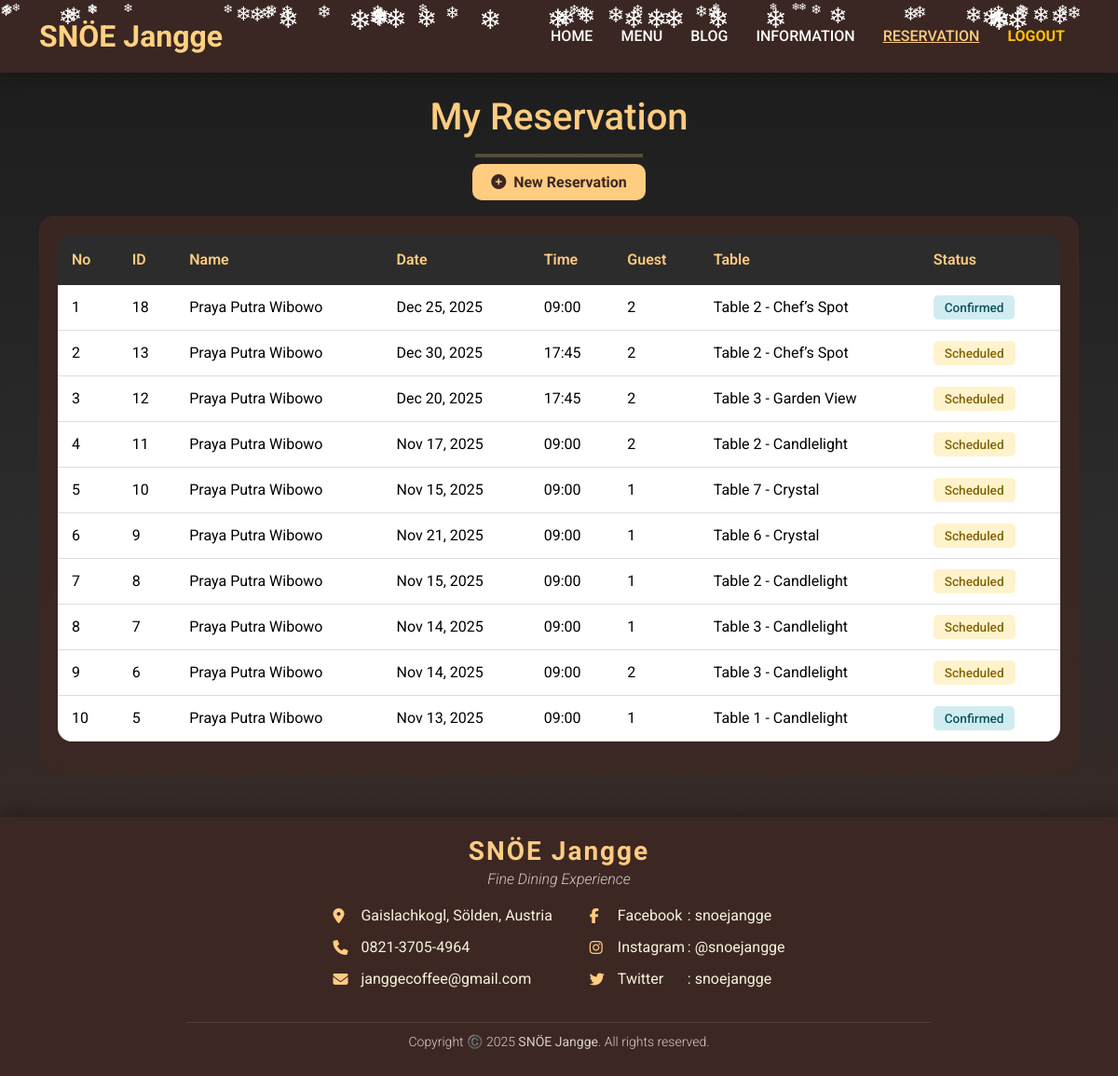
Screenshot of /reservation.php (signed in) with the database file from the repository.
### tables this page shows
CREATE TABLE `reservasi` (
  `id_reservasi` int(11) NOT NULL,
  `id_user` int(11) NOT NULL,
  `id_meja` int(11) NOT NULL,
  `tanggal_reservasi` date NOT NULL,
  `waktu_reservasi` time NOT NULL,
  `jumlah_orang` int(11) NOT NULL,
  `catatan` text DEFAULT NULL,
  `total_euro` decimal(10,2) NOT NULL,
  `total_dollar` decimal(10,2) NOT NULL,
  `status` enum('Scheduled','Confirmed','Completed','Cancelled') DEFAULT 'Scheduled',
  `tanggal_dibuat` timestamp NOT NULL DEFAULT current_timestamp()
);

CREATE TABLE `users` (
  `id_user` int(11) NOT NULL,
  `nama` varchar(100) NOT NULL,
  `username` varchar(50) DEFAULT NULL,
  `email` varchar(100) NOT NULL,
  `password` varchar(255) NOT NULL,
  `no_telp` varchar(20) DEFAULT NULL,
  `role` enum('user','admin') DEFAULT 'user'
);

CREATE TABLE `meja` (
  `id_meja` int(11) NOT NULL,
  `nama_meja` varchar(50) NOT NULL,
  `kapasitas` int(11) NOT NULL,
  `lokasi` enum('indoor','outdoor') NOT NULL,
  `catatan` text DEFAULT NULL
);

### reservation.php (the view, shortened to what this page needs)
<?php
include 'config.php';
try {
    $query = "SELECT r.id_reservasi, u.nama, r.tanggal_reservasi, r.waktu_reservasi,
                    r.jumlah_orang, m.nama_meja, r.status, r.tanggal_dibuat
            FROM reservasi r
            JOIN users u ON r.id_user = u.id_user
            JOIN meja m ON r.id_meja = m.id_meja
            WHERE r.id_user = ?
            ORDER BY r.tanggal_dibuat DESC";
    $stmt = $pdo->prepare($query);
    $stmt->execute([$user_id]);
    $reservations = $stmt->fetchAll();
} catch (Exception $e) {
    die("Error fetching reservations: " . $e->getMessage());
}
?>
<?php include 'header.php'; ?>
    <main class="container">
        <section class="content-section">
            <h2 class="welcome-heading" style="margin-top: 0;">My Reservation</h2>
            <hr class="separator">
            <div class="text-center mb-4">
                <a href="reservation_form.php" class="btn-new-reservation">
                    <i class="fas fa-plus-circle me-2"></i>New Reservation
                </a>
            </div>
            <div class="table-container">
                <div class="table-responsive">
                    <table class="table table-custom table-hover">
                        <thead>
                            <tr>
                                <th>No</th>
                                <th>ID</th>
                                <th>Name</th>
                                <th>Date</th>
                                <th>Time</th>
                                <th>Guest</th>
                                <th>Table</th>
                                <th>Status</th>
                            </tr>
                        </thead>
                        <tbody>
                            <?php if (!empty($reservations)): ?>
                                <?php $no = 1; ?>
                                <?php foreach ($reservations as $row): ?>
                                    <?php
                                    $status_class = 'status-' . strtolower($row['status']);
                                    if ($row['status'] == 'Confirmed') $status_class = 'status-confirmed';
                                    ?>
                                    <tr data-bs-toggle='modal' data-bs-target='#detailModal'
                                        onclick='loadReservationDetail(<?php echo $row['id_reservasi']; ?>)'>
                                        <td><?php echo $no++; ?></td>
                                        <td><?php echo $row['id_reservasi']; ?></td>
                                        <td><?php echo htmlspecialchars($row['nama']); ?></td>
                                        <td><?php echo date('M j, Y', strtotime($row['tanggal_reservasi'])); ?></td>
                                        <td><?php echo date('H:i', strtotime($row['waktu_reservasi'])); ?></td>
                                        <td><?php echo $row['jumlah_orang']; ?></td>
                                        <td><?php echo htmlspecialchars($row['nama_meja']); ?></td>
                                        <td>
                                            <span class='status-badge <?php echo $status_class; ?>'>
                                                <?php echo $row['status']; ?>
                                            </span>
                                        </td>
                                    </tr>
                                <?php endforeach; ?>
                            <?php endif; ?>
                        </tbody>
                    </table>
                </div>
            </div>
        </section>
    </main>
<?php include 'footer.php'; ?>
</body>
</html>

### styles.css (style rules this page uses)
body { font-family: "Roboto", sans-serif; background: linear-gradient(to bottom, #1b1b1b, #2c2c2c, #3e2723); color: #f5f5dc; position: relative; overflow-x: hidden; }
.welcome-heading { text-align: center; font-family: "Roboto", sans-serif; font-weight: 500; font-size: 2.5rem; margin-top: 40px; color: #ffcc80; }
.separator { width: 180px; margin: 15px auto; border: 2px solid #ffcc80; }
.content-section { background-color: transparent; position: relative; padding-bottom: 25px; min-height: 80vh; }
.btn-new-reservation { background-color: #ffcc80; color: #3e2723; font-weight: bold; border: none; padding: 10px 20px; border-radius: 10px; transition: all 0.3s ease; text-decoration: none; }
.table-container { background-color: rgba(62, 39, 35, 0.85); backdrop-filter: blur(10px); border-radius: 15px; padding: 20px; margin: 20px 0; }
.table-custom { background-color: rgba(62, 39, 35, 0.85); color: #333; border-radius: 15px; overflow: hidden; }
.table-custom th { background: #2c2c2c; color: #ffcc80; border: none; padding: 15px; font-weight: 600; }
.table-custom td { padding: 12px 15px; border-bottom: 1px solid #ddd; vertical-align: middle; }
.table-custom tbody tr { transition: all 0.3s ease; cursor: pointer; }
.status-badge { padding: 5px 12px; border-radius: 5px; font-size: 0.85rem; font-weight: 500; }
.status-scheduled { background-color: #fff3cd; color: #333; }
.status-confirmed { background-color: #d1ecf1; color: #333; }
.status-scheduled { background-color: #fff3cd; color: #856404; }
.status-confirmed { background-color: #d1ecf1; color: #0c5460; }

### rows the page displays
reservasi: id_reservasi "18", id_user.nama "Praya Putra Wibowo", tanggal_reservasi "Dec 25, 2025", waktu_reservasi "09:00", jumlah_orang "2", id_meja.nama_meja "Table 2 - Chef’s Spot", status "Confirmed"
reservasi: id_reservasi "13", id_user.nama "Praya Putra Wibowo", tanggal_reservasi "Dec 30, 2025", waktu_reservasi "17:45", jumlah_orang "2", id_meja.nama_meja "Table 2 - Chef’s Spot", status "Scheduled"
reservasi: id_reservasi "12", id_user.nama "Praya Putra Wibowo", tanggal_reservasi "Dec 20, 2025", waktu_reservasi "17:45", jumlah_orang "2", id_meja.nama_meja "Table 3 - Garden View", status "Scheduled"
reservasi: id_reservasi "11", id_user.nama "Praya Putra Wibowo", tanggal_reservasi "Nov 17, 2025", waktu_reservasi "09:00", jumlah_orang "2", id_meja.nama_meja "Table 2 - Candlelight", status "Scheduled"
reservasi: id_reservasi "10", id_user.nama "Praya Putra Wibowo", tanggal_reservasi "Nov 15, 2025", waktu_reservasi "09:00", jumlah_orang "1", id_meja.nama_meja "Table 7 - Crystal", status "Scheduled"
reservasi: id_reservasi "9", id_user.nama "Praya Putra Wibowo", tanggal_reservasi "Nov 21, 2025", waktu_reservasi "09:00", jumlah_orang "1", id_meja.nama_meja "Table 6 - Crystal", status "Scheduled"
reservasi: id_reservasi "8", id_user.nama "Praya Putra Wibowo", tanggal_reservasi "Nov 15, 2025", waktu_reservasi "09:00", jumlah_orang "1", id_meja.nama_meja "Table 2 - Candlelight", status "Scheduled"
reservasi: id_reservasi "7", id_user.nama "Praya Putra Wibowo", tanggal_reservasi "Nov 14, 2025", waktu_reservasi "09:00", jumlah_orang "1", id_meja.nama_meja "Table 3 - Candlelight", status "Scheduled"
reservasi: id_reservasi "6", id_user.nama "Praya Putra Wibowo", tanggal_reservasi "Nov 14, 2025", waktu_reservasi "09:00", jumlah_orang "2", id_meja.nama_meja "Table 3 - Candlelight", status "Scheduled"
reservasi: id_reservasi "5", id_user.nama "Praya Putra Wibowo", tanggal_reservasi "Nov 13, 2025", waktu_reservasi "09:00", jumlah_orang "1", id_meja.nama_meja "Table 1 - Candlelight", status "Confirmed"
